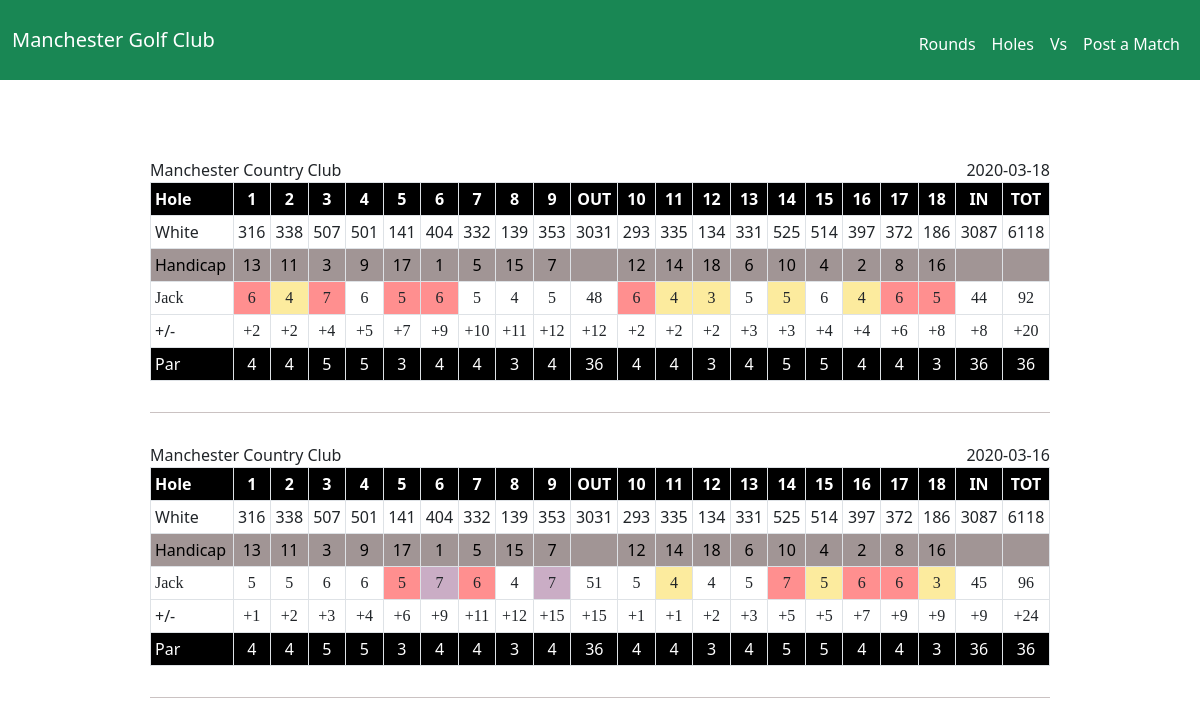
Page /rounds/Jack on the committed database.
### tables this page shows
CREATE TABLE golfers (id INTEGER PRIMARY KEY AUTOINCREMENT NOT NULL, name TEXT NOT NULL);

CREATE TABLE courses (id INTEGER PRIMARY KEY AUTOINCREMENT NOT NULL, name TEXT NOT NULL, par INTEGER, rating REAL, slope REAL, yards REAL, city TEXT NOT NULL, state TEXT NOT NULL, front INTEGER, back INTEGER, total INTEGER, par_front INTEGER, par_back INTEGER, par_total INTEGER, tees TEXT NOT NULL DEFAULT "White");

CREATE TABLE "rounds" (id INTEGER PRIMARY KEY AUTOINCREMENT NOT NULL, golfer_id INTEGER, course_id INTEGER, date TEXT, "one" INTEGER, two INTEGER, three INTEGER, four INTEGER, five INTEGER, six INTEGER, seven INTEGER, eight INTEGER, nine INTEGER, ten INTEGER, eleven INTEGER, twelve INTEGER, thirteen INTEGER, fourteen INTEGER, fifteen INTEGER, sixteen INTEGER, seventeen INTEGER, eighteen INTEGER, match_id INTEGER, FOREIGN KEY (golfer_id) REFERENCES golfers(id), FOREIGN KEY (course_id) REFERENCES courses(id));

CREATE TABLE "holes" (id INTEGER PRIMARY KEY AUTOINCREMENT NOT NULL, course_id INTEGER, hole_number INTEGER, par INTEGER, yardage INTEGER, handicap INTEGER, FOREIGN KEY(course_id) REFERENCES courses (id));

### app.py (the view)
@app.route("/rounds", methods=["GET", "POST"])
@app.route("/rounds/<golfer_name>", methods=["GET", "POST"])
def rounds(golfer_name="lampsha"):
    if request.method == "POST":
        golfer_name = request.form.get("golfer_name")
        golfers_rounds = get_rounds(golfer_name)
        scorecards = get_scorecards(golfers_rounds, golfer_name)
        return render_template("rounds.html", scorecards=scorecards)
    else:
        golfers = get_golfers()
        for golfer in golfers:
            if golfer['golfer_name'] == golfer_name:
                golfers_rounds = get_rounds(golfer_name)
                scorecards = get_scorecards(golfers_rounds, golfer_name)
                return render_template("rounds.html", scorecards=scorecards)
        else:
            return render_template("round_request.html", golfers=golfers)

### app.py (called while the page is built)
def get_scorecards(matches: list, golfer_name: str) -> list:
    scorecards = []
    for match in matches:
        course_info = get_course_info(match)
        holes = get_holes(match)
        yardages = get_yardages(course_info, holes)  # Populate yardages
        handicaps = get_handicaps(holes)  # Populate handicaps
        strokes = get_strokes(match, golfer_name)  # Populate strokes
        pars = get_pars(holes)  # Populate pars
        to_pars = get_to_pars(strokes, pars)  # Populate to pars
        scorecard = {"yardages": yardages, "handicaps": handicaps, "strokes": strokes, "pars": pars, "to_pars": to_pars, "course_name": course_info[0][1],
                     "round_date": match[3]}
        scorecards.append(scorecard)
    return scorecards

### golf.py (called while the page is built)
def par_shift(score:int) -> str:
    if score == 0:
        return ("E")
    elif score > 0:
        return ("+{}".format(score))
    else:
        return str(score)

def get_golfers() -> list:
    golfers = []
    golfer_query = cur.execute("SELECT name FROM golfers ORDER BY name")
    golfer_query = golfer_query.fetchall()
    for golfer in golfer_query:
        golfers.append({"golfer_name": golfer[0]})
    return golfers

def get_rounds(golfer:str) -> list:
    rounds = []
    id_query = cur.execute("SELECT id FROM golfers WHERE name = (?)", (golfer,))
    id_query = id_query.fetchone()[0]
    round_query = cur.execute("SELECT * FROM rounds WHERE golfer_id = (?) ORDER BY date DESC", (id_query,))
    rounds = round_query.fetchall()
    return rounds

def get_holes(course:tuple) -> list:
    hole_query = cur.execute("SELECT * FROM holes WHERE course_id = (?) ORDER BY hole_number", (course[2],))
    holes = hole_query.fetchall()
    return holes

def get_course_info(course:tuple) -> list:
    course_query = cur.execute("SELECT * FROM courses WHERE id = (?)", (course[2],))
    course_info = course_query.fetchall()
    return course_info

def get_yardages(course_info:list, holes:list) -> list:
    yardages = []
    for i in range(len(holes)):
        yardages.append(holes[i][4])
    yardages.append(sum(yardages))
    yardages.insert(9, sum(yardages[:9]))
    yardages.insert(19, sum(yardages[10:19]))
    yardages.insert(0, course_info[0][14])
    return yardages

def get_handicaps(course:list) -> list:
    handicaps = []
    for i in range(len(course)):
        handicaps.append(course[i][5])
    return handicaps

### templates/rounds.html (shortened to what this page needs)
{% extends "layout.html" %}
{% block main %}
<div id="content" class="container-sm">
    {% for scorecard in scorecards %}
    <div id="scorecard" class="scorecard">
        <p class="scorecard-course-name">{{ scorecard.course_name }}</p>
        <p class="scorecard-course-date">{{ scorecard.round_date }}</p>
        <table class="table table-sm table-bordered">
            <tr class="holes-row">
                <th class="scorecard-header">Hole</th>
                {% for i in range(9) %}
                    <th>{{ i + 1 }}</th>
                {% endfor %}
                    <th>OUT</th>
                {% for i in range(9) %}
                    <th>{{ i + 10 }}</th>
                {% endfor %}
                    <th>IN</th>
                    <th>TOT</th>
            </tr>
            <tr>
                <td class="scorecard-header">{{ scorecard.yardages[0] }}</td>
                {% for yard in scorecard.yardages[1:] %}
                    <td>{{ yard }}</td>
                {% endfor %}
            </tr>
            <tr class="handicap-row">
                <td class="scorecard-header">Handicap</td>
                {% for handicap in scorecard.handicaps[:9] %}
                    <td>{{ handicap }}</td>
                {% endfor %}
                    <td></td>
                {% for handicap in scorecard.handicaps[9:] %}
                    <td>{{ handicap }}</td>
                {% endfor %}
                {% for i in range(2) %}
                    <td></td>
                {% endfor %}
            </tr>
            <tr class="handwritten-score">
                <td class="scorecard-header">{{ scorecard.strokes[0] }}</td>
                {% for stroke in scorecard.strokes[1:10] %}
                    {% if stroke - scorecard.pars[loop.index - 1] >= 3 %}
                        <td class="triple-bogey-or-worse">{{ stroke }}</td>
                    {% elif stroke - scorecard.pars[loop.index - 1] == 2 %}
                        <td class="double-bogey">{{ stroke }}</td>
                    {% elif stroke - scorecard.pars[loop.index - 1] == 0 %}
                        <td class="par">{{ stroke }}</td>
                    {% elif stroke - scorecard.pars[loop.index - 1] <= 0 %}
                        <td class="birdie-or-better">{{ stroke }}</td>
                    {% else %}
                        <td>{{ stroke }}</td>
                    {% endif %}
                {% endfor %}
                <td>{{ scorecard.strokes[10] }}</td>
                {% for stroke in scorecard.strokes[11:20] %}
                    {% if stroke - scorecard.pars[loop.index + 9] >= 3 %}
                        <td class="triple-bogey-or-worse">{{ stroke }}</td>
                    {% elif stroke - scorecard.pars[loop.index + 9] == 2 %}
                        <td class="double-bogey">{{ stroke }}</td>
                    {% elif stroke - scorecard.pars[loop.index + 9] == 0 %}
                        <td class="par">{{ stroke }}</td>
                    {% elif stroke - scorecard.pars[loop.index + 9] <= 0 %}
                        <td class="birdie-or-better">{{ stroke }}</td>
                    {% else %}
                        <td>{{ stroke }}</td>
                    {% endif %}
                {% endfor %}
                <td>{{ scorecard.strokes[20] }}</td>
                <td>{{ scorecard.strokes[21] }}</td>
            </tr>
            <tr>
                <td class="scorecard-header">+/-</td>
                {% for par in scorecard.to_pars %}
                    <td class="handwritten-score">{{ par }}</td>
                {% endfor %}
            </tr>
            <tr class="holes-row">
                <td class="scorecard-header">Par</td>
                {% for par in scorecard.pars %}
                    <td>{{ par }}</td>
                {% endfor %}
            </tr>
        </table>
    </div>
    {% endfor %}
</div>
{% endblock %}

### static/styles.css (style rules this page uses)
body { background-color: white; }
.scorecard { margin: 0 auto; width: 900px; font-size: medium; text-align: center; padding-top: 30px; padding-bottom: 15px; border-bottom: #cac2c2 1px solid; }
.holes-row { background-color: black; text-align: center; color:white; }
td.triple-bogey-or-worse { background-color: #caadc5; }
td.par { background-color: #fceb9e; }
td.double-bogey { background-color: #ff8f8f; }
.scorecard-header { text-align: left; }
.handicap-row { text-align: center; background-color: rgb(161, 149, 149); color: black; }
.scorecard-course-name { margin: 0px; float: left; }
.scorecard-course-date { margin: 0px; float: right; }
.handwritten-score { font-family: ink free; font-weight: semibold; }

### rows in the picture
golfers: course_name "Manchester Country Club", round_date "2020-03-18", i "1" "2" "3" "4" "5" "6" "7" "8" "9" "1" "2" "3" "4" "5" "6" "7" "8" "9", i "10" "11" "12" "13" "14" "15" "16" "17" "18" "10" "11" "12" "13" "14" "15" "16" "17" "18", tees "White", yard "141" "139" "3031" "134" "186" "3087" "6118" "141" "139" "3031" "134" "186" "3087" "6118", 9 "13" "11" "3" "9" "17" "1" "5" "15" "7" "13" "11" "3" "9" "17" "1" "5" "15" "7", handicap "12" "14" "18" "6" "10" "4" "2" "8" "16" "12" "14" "18" "6" "10" "4" "2" "8" "16", name "Jack", 10 "6" "7" "5" "6" "5" "6", 10 "4", 10 "6" "5" "4" "5" "5" "5" "6" "6" "4", strokes "48", 20 "6" "6" "5" "7" "6" "6", 20 "4" "3" "5" "4" "4" "5" "3", 20 "5" "6" "5" "4" "5", strokes "44", strokes "92", to_pars "+2" "+2" "+4" "+5" "+7" "+9" "+10" "+11" "+12" "+12" "+2" "+2" "+2" "+3" "+3" "+4" "+4" "+6" "+8" "+8" "+20" "+1" "+2" "+3" "+4" "+6" "+9" "+11" "+12" "+15" "+15" "+1" "+1" "+2" "+3" "+5" "+5" "+7" "+9" "+9" "+9" "+24", pars "4" "4" "5" "5" "3" "4" "4" "3" "4" "36" "4" "4" "3" "4" "5" "5" "4" "4" "3" "36" "36" "4" "4" "5" "5" "3" "4" "4" "3" "4" "36" "4" "4" "3" "4" "5" "5" "4" "4" "3" "36" "36", round_date "2020-03-16", 10 "7" "7", strokes "51", strokes "45", strokes "96"
holes: yardage "316"
holes: yardage "338"
holes: yardage "507"
holes: yardage "501"
holes: yardage "404"
holes: yardage "332"
holes: yardage "353"
holes: yardage "293"
holes: yardage "335"
holes: yardage "331"
holes: yardage "525"
holes: yardage "514"
holes: yardage "397"
holes: yardage "372"
